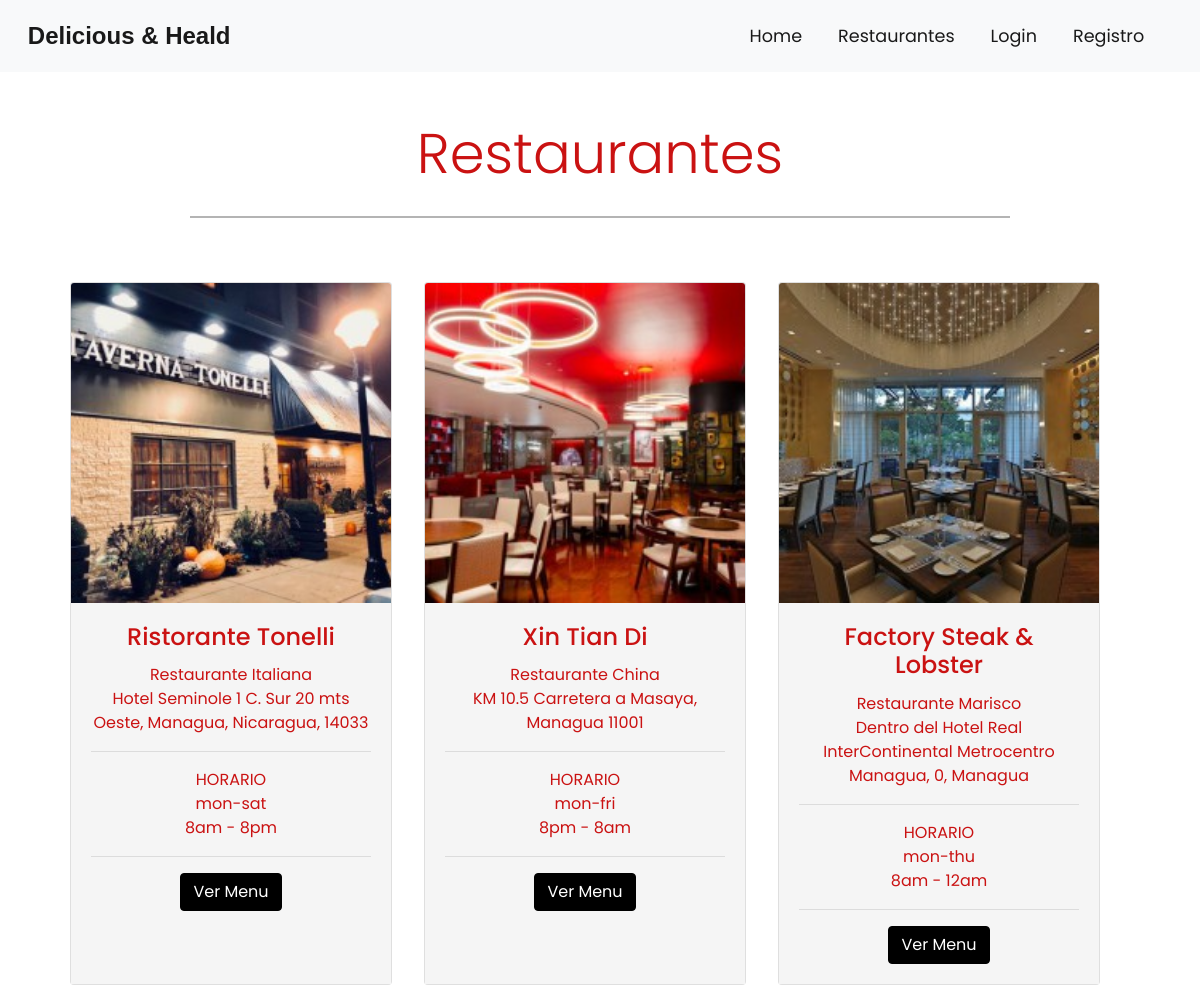
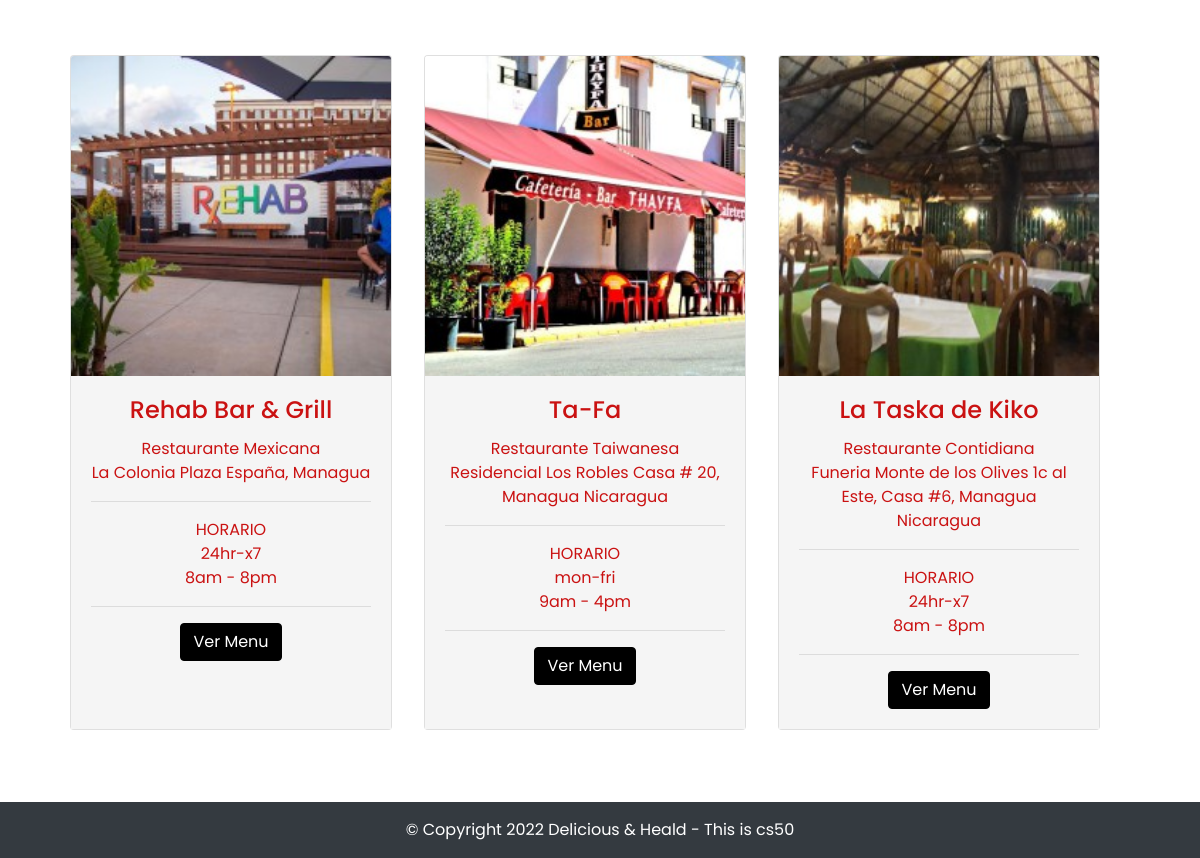
Screenshot of /foodienator/index.php/restaurant with the database file from the repository (2 pictures, top to bottom).
### tables this page shows
CREATE TABLE IF NOT EXISTS `restaurants` (
  `r_id` int(11) NOT NULL AUTO_INCREMENT,
  `c_id` int(11) NOT NULL,
  `name` varchar(255) NOT NULL,
  `email` varchar(255) NOT NULL,
  `phone` varchar(255) NOT NULL,
  `url` varchar(255) NOT NULL,
  `o_hr` varchar(255) NOT NULL,
  `c_hr` varchar(255) NOT NULL,
  `o_days` varchar(255) NOT NULL,
  `address` text NOT NULL,
  `img` text NOT NULL,
  PRIMARY KEY (`r_id`)
);

CREATE TABLE IF NOT EXISTS `res_category` (
  `c_id` int(11) NOT NULL AUTO_INCREMENT,
  `c_name` varchar(255) NOT NULL,
  PRIMARY KEY (`c_id`)
);

### foodienator/application/controllers/Restaurant.php (called while the page is built, shortened)
<?php
class Restaurant extends CI_Controller {
	public function index()
	{
		$this->load->model('Store_model');
		$stores= $this->Store_model->getResInfo();
		$data['stores'] = $stores;
		$this->load->view('front/partials/header');
		$this->load->view('front/restaurant',$data);
		$this->load->view('front/partials/footer');
	}
}

### foodienator/index.php (called while the page is built, shortened)
<?php
require_once BASEPATH.'core/CodeIgniter.php';

### foodienator/application/models/Store_model.php (called while the page is built, shortened)
<?php
class Store_model extends CI_Model {
    public function getResInfo() {
        $this->db->select('*');
        $this->db->from('restaurants');
        $this->db->join('res_category','restaurants.c_id = res_category.c_id');
        $result = $this->db->get()->result_array();
        return $result;
    }
}

### foodienator/application/views/front/restaurant.php (the view, shortened to what this page needs)
<div class="container-fluid padding">
    <div class="row welcome text-center welcome">
        <div class="col-12">
            <h1 class="display-4">Restaurantes</h1>
        </div>
        <hr>
    </div>
</div>
<div class="container text-center padding dish-card">
    <div class="row container">
        <?php if(!empty($stores)) { ?>
        <?php foreach($stores as $store) { ?>
        <div class="col-md-6 col-lg-4 d-flex align-items-stretch">
            <div class="card mb-4 shadow-sm">
                <?php $image = $store['img'];?>
                <img class="card-img-top" src="<?php echo base_url().'public/uploads/restaurant/thumb/'.$image; ?>">
                <div class="card-body">
                    <h4 class="card-title"><?php echo $store['name']; ?></h4>
                    <p class="card-text mb-0"><?php echo " Restaurante  " . $store['c_name']; ?></p>
                    <p class="card-text mb-0"><?php echo $store['address']; ?></p>
                    <hr>
                    <p class="card-text mb-0">HORARIO</p>
                    <p class="card-text mb-0"><?php echo $store['o_days']; ?></p>
                    <p class="card-text"><?php echo $store['o_hr']; ?> - <?php echo $store['c_hr']; ?></p>
                    <hr>
                    <a href="<?php echo base_url().'dish/list/'.$store['r_id']; ?>" class="btn btn-primary">Ver
                        Menu</a>
                </div>
            </div>
        </div>
        <?php } ?>
        <?php } else { ?>
        <h1>No se encontraron registros</h1>
        <?php } ?>
    </div>
</div>

### foodienator/application/views/front/partials/header.php (shortened to what this page needs)
<!DOCTYPE html>
<html lang="en">
<head>
    <link rel="stylesheet" href="<?php echo base_url().'assets/css/bootstrap.min.css';?>">
    <link rel="stylesheet" href="<?php echo base_url('/assets/css/style.css'); ?>">
</head>
<body>
    <nav class="navbar navbar-expand-md navbar-light bg-light sticky-top">
        <div class="container-fluid">
            <a class="navbar-brand" href="<?php echo base_url().'home/index';?>"></i> Delicious & Heald</a>
            <div class="collapse navbar-collapse" id="navbarRes">
                <ul class="navbar-nav ml-auto">
                    <li class="nav-item active">
                        <a class="nav-link" href="<?php echo base_url().'home/index';?>">Home</a>
                    </li>
                    <li class="nav-item">
                        <a class="nav-link active" href="<?php echo base_url().'restaurant/index';?>">Restaurantes</a>
                    </li>
                    <?php $user = $this->session->userdata('user');
                    if(empty($user)) {
                    ?>
                    <li class="nav-item active">
                        <a class="nav-link" href="<?php echo base_url().'login';?>">Login</a>
                    </li>
                    <li class="nav-item active">
                        <a class="nav-link" href="<?php echo base_url().'singup/index'?>">Registro</a>
                    </li>
                    <?php } ?>
                </ul>
            </div>
        </div>
    </nav>

### foodienator/application/views/front/partials/footer.php
<footer class="section p-3 bg-dark text-white">
    <div class="text-center">&copy; Copyright <?php echo date("Y"); ?> Delicious & Heald - This is cs50</div>
</footer>
</body>
</html>

### foodienator/assets/css/style.css (style rules this page uses)
html, body { height: 100%; width: 100%; font-family: "Poppins", sans-serif; color: rgb(202, 18, 18); }
.navbar { padding: 0.8rem; color: black ; }
.navbar-brand { font-family: Verdana, Geneva, Tahoma, sans-serif; font-weight: bold; font-size: 1.5rem; color: black ; }
.navbar li { padding-right: 20px; }
.nav-link { font-size: 1.1em !important; }
.btn-primary { background-color: black; border: 1px solid black; }
.padding { padding-left: 1.5rem; padding-right: 1.5rem; padding-bottom: 2rem; }
.welcome { width: 75%; margin: 0 auto; padding-top: 2rem; }
.welcome hr { border-top: 2px solid #b4b4b4; width: 95%; margin-top: 0.3rem; margin-bottom: 1rem; }
.dish-card .card-img-top { width: 100%; height: 40vh; object-fit: cover; }
.dish-card .card-body { background-color: #f5f5f5; }
[class*="col-"] { padding: 1rem; }

### rows the page displays
restaurants: img (picture), name "Ristorante Tonelli", c.c_name "Italiana", address "Hotel Seminole 1 C. Sur 20 mts Oeste, Managua, Nicaragua, 14033", o_days "mon-sat", o_hr "8am", c_hr "8pm"
restaurants: img (picture), name "Xin Tian Di", c.c_name "China", address "KM 10.5 Carretera a Masaya, Managua 11001", o_days "mon-fri", o_hr "8pm", c_hr "8am"
restaurants: img (picture), name "Factory Steak & Lobster", c.c_name "Marisco", address "Dentro del Hotel Real InterContinental Metrocentro Managua, 0, Managua", o_days "mon-thu", o_hr "8am", c_hr "12am"
restaurants: img (picture), name "Rehab Bar & Grill", c.c_name "Mexicana", address "La Colonia Plaza España, Managua", o_days "24hr-x7", o_hr "8am", c_hr "8pm"
restaurants: img (picture), name "Ta-Fa", c.c_name "Taiwanesa", address "Residencial Los Robles Casa # 20, Managua Nicaragua", o_days "mon-fri", o_hr "9am", c_hr "4pm"
restaurants: img (picture), name "La Taska de Kiko", c.c_name "Contidiana", address "Funeria Monte de los Olives 1c al Este, Casa #6, Managua Nicaragua", o_days "24hr-x7", o_hr "8am", c_hr "8pm"
